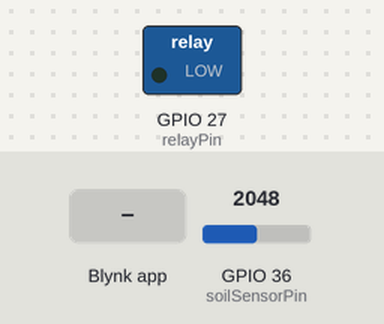
This program was run on a simulated ESP32. Shown: switched loads named in the program (green lamp = pin HIGH). Inputs (shaded band) come from the test bench; at power-on: GPIO 36 (soilSensorPin) = 2048. WiFi joins after 1.5 s; servers stay silent unless stated; what the program prints to the serial monitor is not drawn.

Above: at 3.0 s.
3.1 s: Blynk app writes 1 to V1
At 4.0 s:
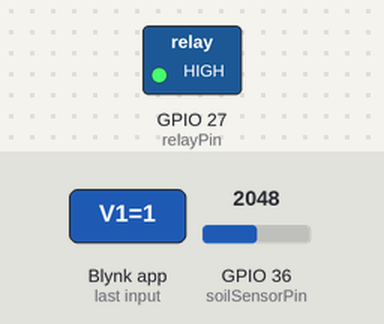
4.6 s: Blynk app writes 0 to V1
At 5.2 s:
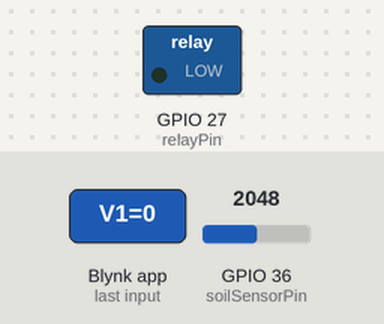
6.1 s: Blynk app writes 200 to V1
At 7.5 s:
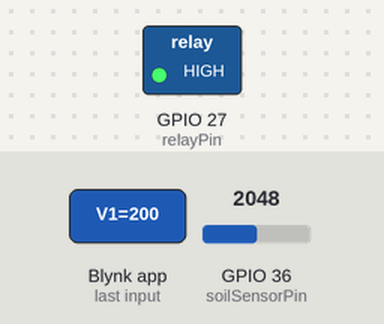
Timing chart, 0 to 9.1 s (numbered marks = the images above; inputs shaded):
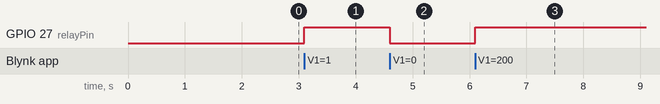

Measured:
- after the input at 3.1 s, GPIO 27 (relayPin): LOW → HIGH at once
- after the input at 4.6 s, GPIO 27 (relayPin): HIGH → LOW at once
- after the input at 6.1 s, GPIO 27 (relayPin): LOW → HIGH at once

The program:

main.cpp
```cpp
#include <WiFi.h>
#include <BlynkSimpleEsp32.h>

char ssid[] = "trikappa";
char pass[] = "bowenishandsome";

char auth[] = "86O738A-JolOEfo4p25h0PkjLsZuEsxS";

const int soilSensorPin = 36;
const int relayPin = 27;

BlynkTimer timer;

bool pumpState = false;

void updatePumpState(bool state) {
  if (pumpState != state) {
    pumpState = state;
    if (pumpState) {
      Serial.println("Pump is ON");
    } else {
      Serial.println("Pump is OFF");
    }
  }
}

void sendSoilMoisture() {
  int sensorValue = analogRead(soilSensorPin);
  int moisturePercentage = map(sensorValue, 0, 4095, 0, 100);
  moisturePercentage = 100 - moisturePercentage;

  Blynk.virtualWrite(V0, moisturePercentage);

  // Print soil moisture level
  Serial.print("Soil Moisture Level: ");
  Serial.print(moisturePercentage);
  Serial.println(" %");
}

BLYNK_WRITE(V1) {
  bool buttonState = param.asInt();
  if (buttonState) {
    digitalWrite(relayPin, HIGH);
    Serial.println("Manual Control: Pump is ON");
    updatePumpState(true);
  } else {
    digitalWrite(relayPin, LOW);
    Serial.println("Manual Control: Pump is OFF");
    updatePumpState(false);
  }
}

void setup() {
  Serial.begin(9600);
  Serial.println("Starting...");

  Serial.print("Connecting to Wi-Fi");
  WiFi.begin(ssid, pass);
  while (WiFi.status() != WL_CONNECTED) {
    delay(500);
    Serial.print(".");
  }
  Serial.println("\nConnected to Wi-Fi");

  Blynk.begin(auth, ssid, pass, "blynk.cloud", 80);
  if (Blynk.connected()) {
    Serial.println("Connected to Blynk");
  } else {
    Serial.println("Failed to connect to Blynk");
  }

  pinMode(relayPin, OUTPUT);
  digitalWrite(relayPin, LOW);

  timer.setInterval(1000L, sendSoilMoisture);
}

void loop() {
  Blynk.run();
  timer.run();
}
```
